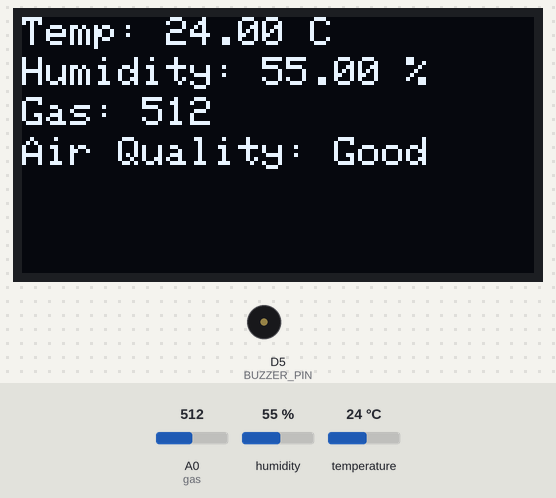
The sketch below on a simulated ESP8266 (NodeMCU). On the bench: 128×64 one-colour display, buzzer (waves = sounding, pin HIGH). The inputs (shaded band) are chosen by the test bench; at power-on: A0 (gas) = 512, humidity 55 %, temperature 24 °C. WiFi joins after 1.5 s; servers stay silent unless stated; the display library's start-up logo is not drawn; what the sketch prints to the serial monitor is not drawn.

Above: at 36.0 s.

The sketch:

Real-Time_Air_Quality_Monitoring.ino
```cpp
#define BLYNK_TEMPLATE_ID "Your Blynk Template id"
#define BLYNK_TEMPLATE_NAME "Air Quality Monitoring"
#define BLYNK_AUTH_TOKEN "Your Blynk Auth Token"

#define BLYNK_PRINT Serial
#include <ESP8266WiFi.h>
#include <BlynkSimpleEsp8266.h>
#include <DHT.h>
#include <Adafruit_GFX.h>
#include <Adafruit_SSD1306.h>

#define SCREEN_WIDTH 128
#define SCREEN_HEIGHT 64
Adafruit_SSD1306 display(SCREEN_WIDTH, SCREEN_HEIGHT, &Wire, -1);

char auth[] = BLYNK_AUTH_TOKEN;
char ssid[] = ""; // Replace with your Wi-Fi name
char pass[] = ""; // Replace with your Wi-Fi password

BlynkTimer timer;

int gas = A0;
int sensorThreshold = 100;
#define BUZZER_PIN D5 // Buzzer connected to GPIO D5

#define DHTPIN D4 // DHT11 connected to GPIO D4
#define DHTTYPE DHT11
DHT dht(DHTPIN, DHTTYPE);

void sendSensorData() {
  float h = dht.readHumidity();
  float t = dht.readTemperature(); // Celsius
  int gasValue = analogRead(gas);

  if (isnan(h) || isnan(t)) {
    Serial.println("Failed to read from DHT sensor!");
    return;
  }

  Blynk.virtualWrite(V0, t);
  Blynk.virtualWrite(V1, h);
  Blynk.virtualWrite(V2, gasValue);

  Serial.print("Temperature: ");
  Serial.print(t);
  Serial.print(" °C | Humidity: ");
  Serial.print(h);
  Serial.print("% | Gas Value: ");
  Serial.println(gasValue);

  // Trigger Blynk event for high pollution
  if (gasValue > 600) {
    Blynk.logEvent("pollution_alert", "Bad Air Quality Detected!");
  }

  // Display on OLED
  display.clearDisplay();
  display.setTextSize(1);
  display.setTextColor(SSD1306_WHITE);
  display.setCursor(0, 0);
  display.print("Temp: ");
  display.print(t);
  display.print(" C");
  display.setCursor(0, 10);
  display.print("Humidity: ");
  display.print(h);
  display.print(" %");
  display.setCursor(0, 20);
  display.print("Gas: ");
  display.print(gasValue);

  if (gasValue > 600) {
    display.setCursor(0, 30);
    display.print("Air Quality: Bad");
    digitalWrite(BUZZER_PIN, HIGH); // Activate buzzer
  } else {
    display.setCursor(0, 30);
    display.print("Air Quality: Good");
    digitalWrite(BUZZER_PIN, LOW); // Deactivate buzzer
  }
  display.display();
}

void setup() {
  Serial.begin(115200);

  // Initialize Blynk
  Blynk.begin(auth, ssid, pass);

  // Initialize DHT sensor
  dht.begin();

  // Initialize OLED display
  if (!display.begin(SSD1306_I2C_ADDRESS, 0x3C)) {
    Serial.println("SSD1306 allocation failed");
    for (;;);
  }
  display.display();
  delay(2000);
  display.clearDisplay();

  // Initialize Buzzer
  pinMode(BUZZER_PIN, OUTPUT);
  digitalWrite(BUZZER_PIN, LOW);

  // Welcome message on OLED
  display.setTextSize(1);
  display.setTextColor(SSD1306_WHITE);
  display.setCursor(10, 10);
  display.print("Air Quality Monitoring");
  display.display();
  delay(2000);
  display.clearDisplay();

  // Set up periodic sensor reading
  timer.setInterval(30000L, sendSensorData);
}

void loop() {
  Blynk.run();
  timer.run();
}
```
